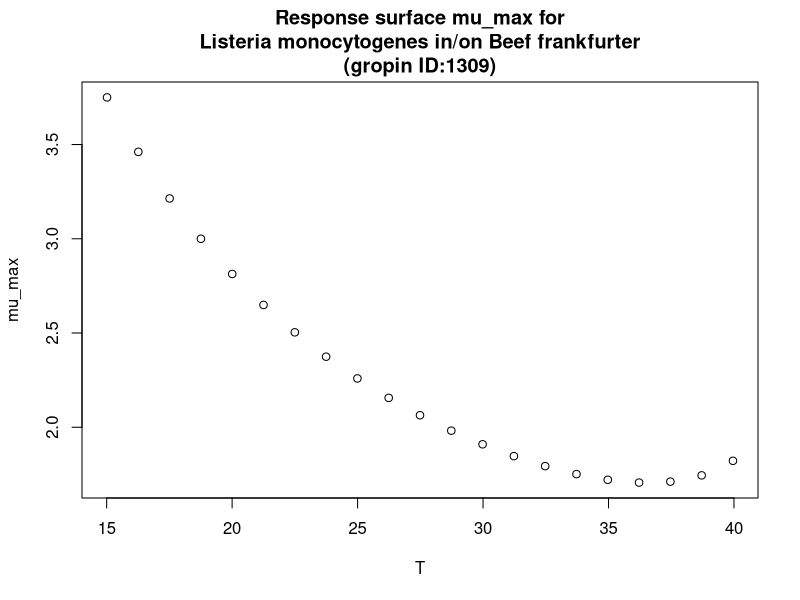

R code for this plot:
#############################
# start of Parameter script
#############################
T <- seq(15.015,39.96003996004,length.out=21)
#############################
# end of Parameter script
#############################
############################# 
# start of Model script Gropin ID 1309 
#############################
 
# constant coefficients for this model
 
variables <- data.frame(T)
argumentsPar <- expand.grid(variables)
 
# heart of the model
response_surface <- function(T) {
   mumax <-1/(0.0179*(T-0.109)*(1-exp(0.2417*(T-46.03))))

return(mumax=mumax)
} 

# output parameters
mumax <- cbind(argumentsPar,response_surface(argumentsPar['T']))
colnames(mumax) <- c(colnames(argumentsPar),'mumax')
#############################
# End of Model script
#############################
############################# 
# start of Visualisation script Gropin ID 1309 
#############################
plot(T,mumax$mumax,
                          xlab='T',
                          ylab='mu_max',main='Response surface mu_max for
Listeria monocytogenes in/on Beef frankfurter
(gropin ID:1309)')
#############################
# End of Visualisation script
#############################
